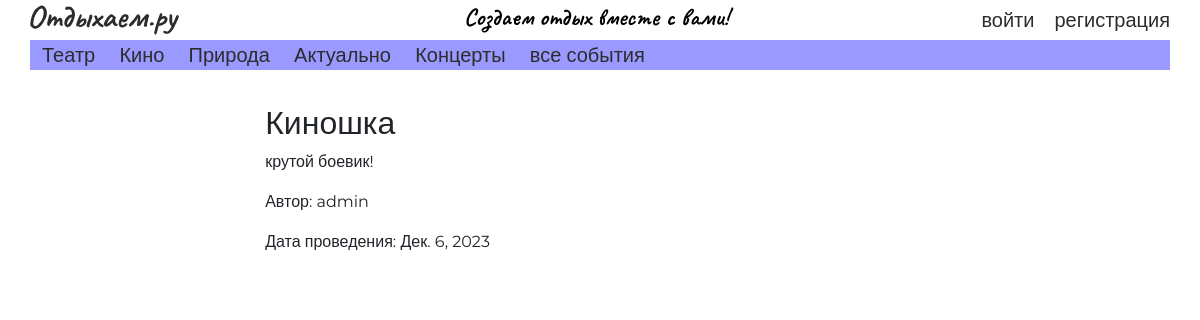
The app's page /events/2/ with its own data.
### events/models.py (models this page shows, shortened)
class Event(models.Model):
    title = models.CharField('Title', max_length=50, default='')
    anons = models.CharField('Anons', max_length=100, default='')
    description = models.CharField('Description', max_length=100, default='', blank=True, null=True)
    date = models.DateTimeField('Date', default=django.utils.timezone.now())
    creator_id = models.ForeignKey('auth.User', models.SET(1))
    category = models.ForeignKey('events.Category', models.SET(1))
    source = models.CharField("Source", max_length=200, default='')
    typeOfEvent = models.ForeignKey('events.TypeOfEvent', models.SET(1))
    image = models.ImageField(upload_to="images", default=None, null=True)

### events/views.py (the view)
# urls.py: path('<int:pk>/', views.EventDetail.as_view(), name="event_detail"),
class EventDetail(DetailView):
    model = Event
    template_name = 'events/event_detail.html'
    context_object_name = 'event'

### events/templates/events/event_detail.html (shortened to what this page needs)
{% extends 'index.html' %}
{% load static %}
{% block body %}
    <link rel="stylesheet" href="{% static 'events/events.css' %}">
    <div class="event-item-container">
        <h2>{{ event.title }}
        </h2>
        <p>{{ event.anons }}</p>
        <p>Автор: {{ event.creator_id }}</p>
        <p>Дата проведения: {{ event.date.date }}</p>
    </div>
{% endblock %}

### static/main.css (style rules this page uses)
* { transition: 0.15s; font-family: 'Montserrat', sans-serif; }
:root { --text-color-black: #2C2C2C; }

### static/events/events.css (style rules this page uses)
.event-item-container { margin: 10px 20% 10px; }

### records on screen
Event: title "Киношка", anons "крутой боевик!", creator_id "admin", date "Дек. 6, 2023"
